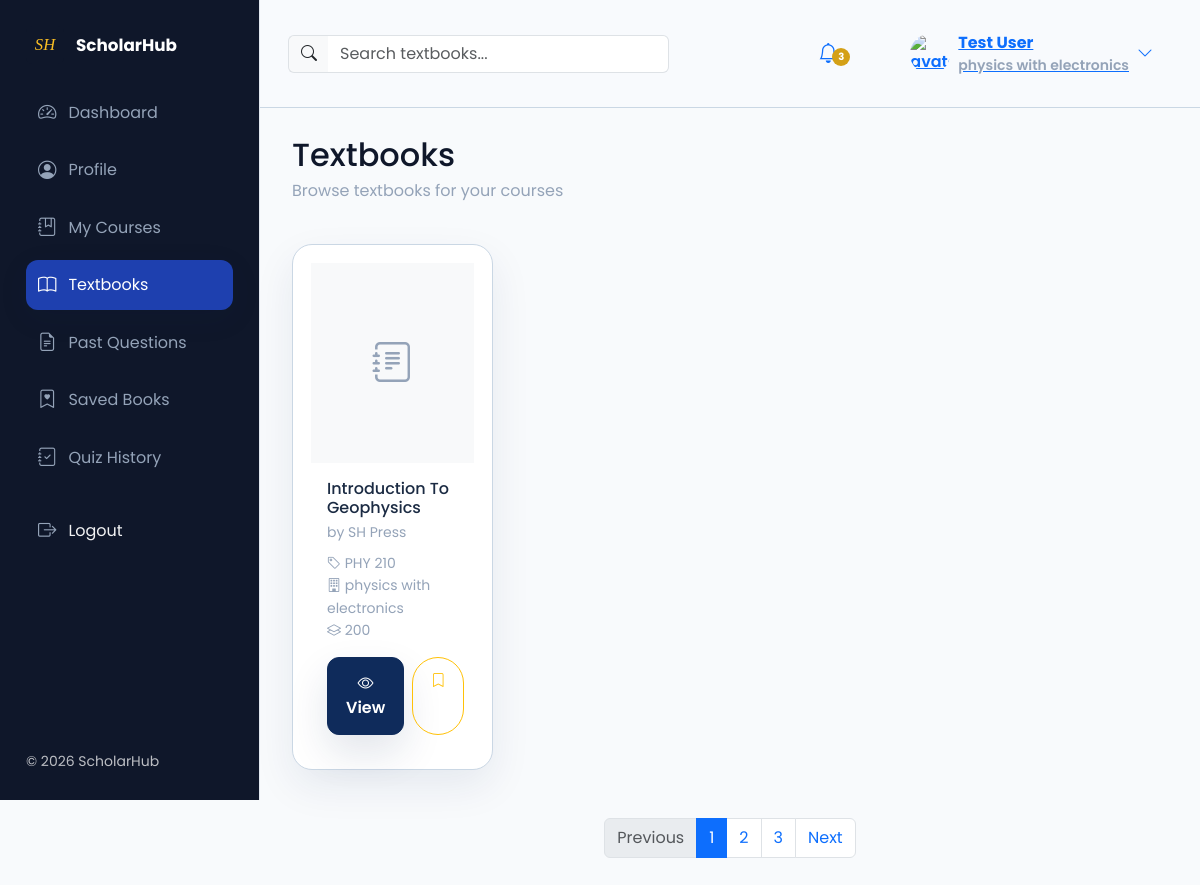
/textbooks/ (signed in), run on an earlier commit of the app's database.
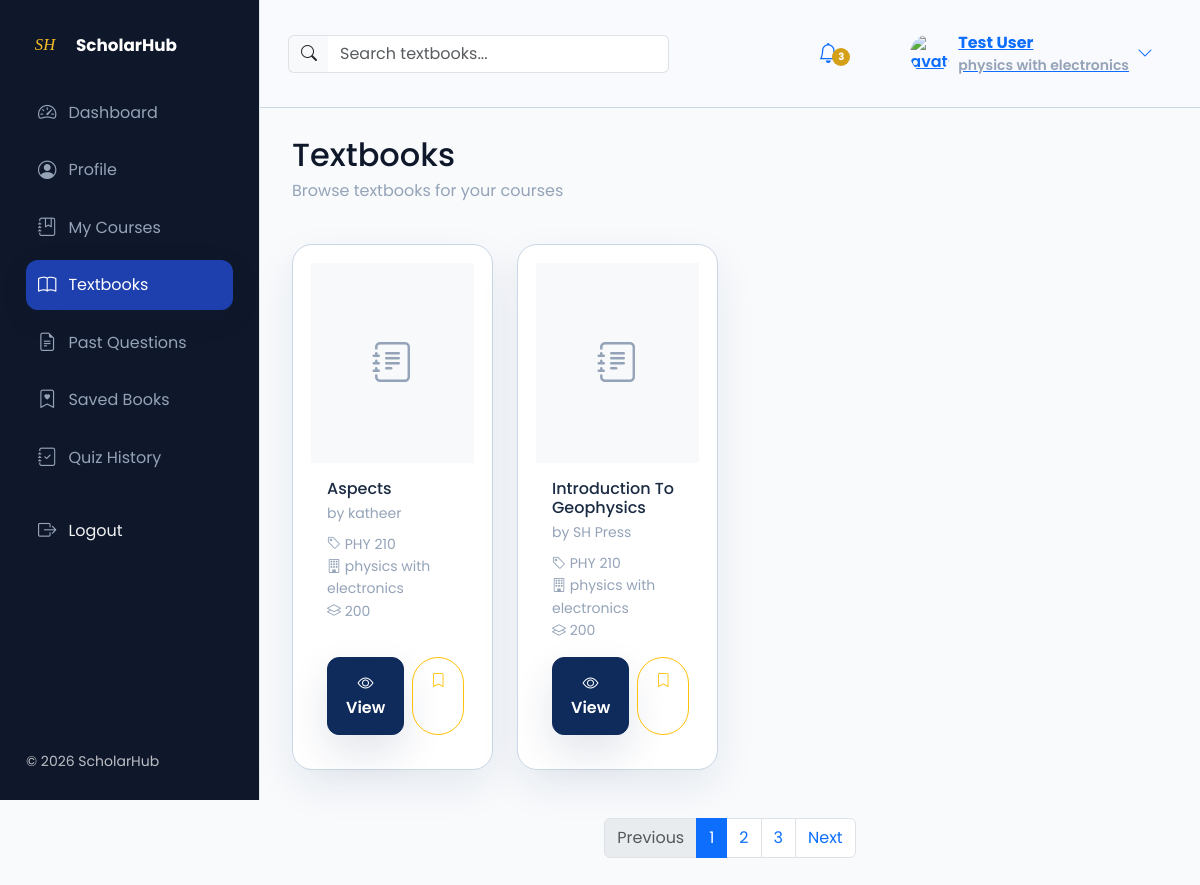
And on a later commit of the database.
### ScholarHub/models.py (models this page shows, shortened)
class Textbook(models.Model):
    title = models.CharField(max_length=220)
    author = models.CharField(max_length=200, blank=True)
    faculty = models.ForeignKey(Faculty, on_delete=models.CASCADE, related_name='textbooks')
    department = models.ForeignKey(Department, on_delete=models.CASCADE, related_name='textbooks')
    course = models.ForeignKey(Course, on_delete=models.CASCADE, related_name='textbooks')
    level = models.CharField(max_length=20, choices=LEVEL_CHOICES)
    semester = models.CharField(max_length=30, choices=SEMESTER_CHOICES)
    edition = models.CharField(max_length=100, blank=True)
    cover_image = models.ImageField(upload_to='textbooks/covers/', blank=True, null=True)
    description = models.TextField(blank=True, help_text='Short summary shown on the cards.')
    content = models.TextField(blank=True, default='', help_text='Full note content typed from the admin panel.')
    is_active = models.BooleanField(default=True)
    created_at = models.DateTimeField(auto_now_add=True)
    class Meta:
        ordering = ('-created_at',)

class Course(models.Model):
    department = models.ForeignKey(Department, on_delete=models.CASCADE, related_name='courses')
    code = models.CharField(max_length=30, unique=True, blank=True, null=True)
    title = models.CharField(max_length=200)
    level = models.CharField(max_length=20, choices=LEVEL_CHOICES)
    semester = models.CharField(max_length=30, choices=SEMESTER_CHOICES)
    units = models.PositiveIntegerField(blank=True, null=True)
    description = models.TextField(blank=True)
    quiz_time_limit = models.PositiveIntegerField(blank=True, null=True, help_text='Optional quiz timer in minutes.')
    created_at = models.DateTimeField(auto_now_add=True)
    class Meta:
        ordering = ('title',)

class Department(models.Model):
    faculty = models.ForeignKey(Faculty, on_delete=models.CASCADE, related_name='departments')
    name = models.CharField(max_length=150)
    description = models.TextField(blank=True)
    created_at = models.DateTimeField(auto_now_add=True)
    class Meta:
        ordering = ('name',)
        unique_together = ('faculty', 'name')

### ScholarHub/views.py (the view)
# urls.py: path('textbooks/', views.textbooks_view, name='textbooks'),
@login_required
def textbooks_view(request):
    profile = get_or_create_student_profile(request.user)
    auto_assigned = Textbook.objects.select_related('course', 'faculty', 'department').filter(
        is_active=True,
        faculty=profile.faculty,
        department=profile.department,
        level=profile.level,
        semester=profile.semester
    )
    course_textbooks = Textbook.objects.select_related('course', 'faculty', 'department').filter(
        course__in=profile.courses.all(),
        is_active=True
    )
    elective_textbooks = Textbook.objects.select_related('course', 'faculty', 'department').filter(
        course__in=profile.elective_courses.all(),
        is_active=True
    )
    all_textbooks = (auto_assigned | course_textbooks | elective_textbooks).distinct().order_by('-created_at')
    q = request.GET.get('q', '').strip()
    if q:
        all_textbooks = all_textbooks.filter(
            Q(title__icontains=q) | Q(author__icontains=q) | Q(course__code__icontains=q)
        )
    context = {
        'profile': profile,
        'all_textbooks': all_textbooks,
    }
    return render(request, 'ScholarHub/textbooks.html', context)

### ScholarHub/context_processors.py (called while the page is built)
def profile_context(request):
    if request.user.is_authenticated:
        profile = get_or_create_student_profile(request.user)
        return {'profile': profile}
    return {'profile': None}

### ScholarHub/models.py (called while the page is built)
def get_or_create_student_profile(user):
    profile, _ = StudentProfile.objects.get_or_create(user=user)
    return profile

### ScholarHub/templates/ScholarHub/textbooks.html (shortened to what this page needs)
{% extends 'ScholarHub/base.html' %}
{% load static %}
{% block content %}
<div class="row gx-4">
  <div class="col-12">
    <div class="d-flex justify-content-between align-items-center mb-4">
      <div>
        <h2 class="mb-1">Textbooks</h2>
        <p class="text-muted">Browse textbooks for your courses</p>
      </div>
    </div>
    {% if all_textbooks %}
      <div class="row g-4">
        {% for textbook in all_textbooks %}
          <div class="col-12 col-sm-6 col-md-4 col-lg-3">
            <div class="card sh-textbook-card sh-elevated-hover h-100">
              <div class="sh-book-cover bg-light p-3 text-center" style="height: 200px; overflow: hidden;">
                <div class="d-flex align-items-center justify-content-center h-100">
                  <i class="bi bi-journal-text fs-1 text-muted"></i>
                </div>
              </div>
              <div class="card-body d-flex flex-column">
                <h6 class="card-title mb-1">{{ textbook.title }}</h6>
                <p class="card-text small text-muted mb-2">by {{ textbook.author }}</p>
                <div class="small text-muted mb-3">
                  <div><i class="bi bi-tag"></i> {{ textbook.course.code }}</div>
                  <div><i class="bi bi-building"></i> {{ textbook.department.name }}</div>
                  <div><i class="bi bi-layers"></i> {{ textbook.level }}</div>
                </div>
                <div class="mt-auto d-flex gap-2">
                  <a href="{% url 'textbook_detail' textbook.pk %}" class="btn btn-sm btn-primary flex-grow-1">
                    <i class="bi bi-eye"></i> View
                  </a>
                  <a href="{% url 'bookmark_textbook' textbook.pk %}" class="btn btn-sm btn-outline-warning" title="Save">
                    <i class="bi bi-bookmark"></i>
                  </a>
                </div>
              </div>
            </div>
          </div>
        {% endfor %}
      </div>
      <nav aria-label="Page navigation" class="mt-5">
        <ul class="pagination justify-content-center">
          <li class="page-item disabled"><a class="page-link" href="#">Previous</a></li>
          <li class="page-item active"><a class="page-link" href="#">1</a></li>
          <li class="page-item"><a class="page-link" href="#">2</a></li>
          <li class="page-item"><a class="page-link" href="#">3</a></li>
          <li class="page-item"><a class="page-link" href="#">Next</a></li>
        </ul>
      </nav>
    {% else %}
      <div class="alert alert-info" role="alert">
        <i class="bi bi-info-circle"></i> No textbooks available. Check back soon!
      </div>
    {% endif %}
  </div>
</div>
{% endblock %}

What changed in the data, as far as the page shows it:
added Textbook: title "Aspects", author "katheer", course.code "PHY 210", department.name "physics with electronics", level "200"
